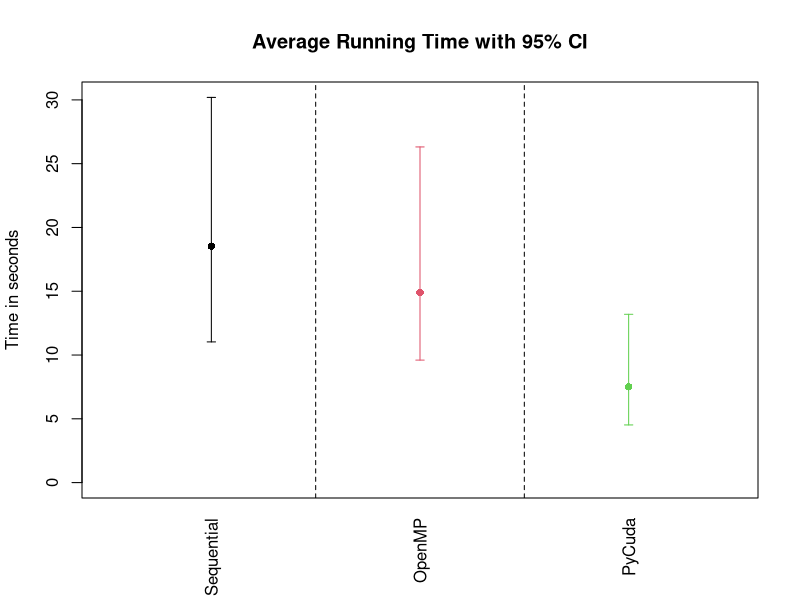
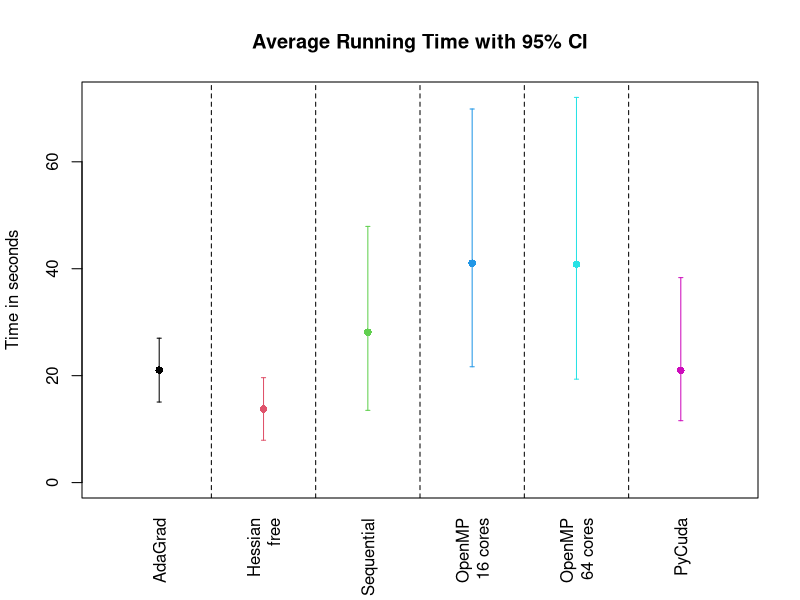

Reproduce these figures in R, in order.
plotTimes = function(data, labels){
  plot(data[1,], pch = 16, col = 1:ncol(data), ylim = c(0, max(data)), 
       xaxt = "n", xlab = "", ylab = "Time in seconds", xlim = c(0.5,ncol(data)+.5), 
       main = "Average Running Time with 95% CI" )
  axis(side = 1, at = 1:ncol(data), labels = labels, tick = F, las = 2)
  for (i in 1:ncol(data)){
    if (i < ncol(data)){abline(v = i+.5, lty = 2)}
    segments(i,data[2,i],i,data[3,i], col = i)
    segments(i-.02,data[2:3,i],i+.02,data[2:3,i], col = i)
  }
}

# Exercise 2 (Adam?)
seq = c(18.5330983472,11.0279892445, 30.1942003429)
openMP = c(14.9100168781, 9.60147128105, 26.312218219)
pycuda = c(7.50733185935, 4.52090799212, 13.1926374018)
data = cbind(seq, openMP, pycuda)

png("images/adam_time.png")
plotTimes(data, labels = c("Sequential", "OpenMP", "PyCuda"))
dev.off()

# Exercise 4 (Hessian-Free)
adagrad = c(22.11327004, 20.99232507, 20.67294908, 21.50551796, 20.75233102,
22.05125189, 21.38181114, 23.677526, 22.23660803, 22.30888796,
14.05756593, 18.08011985, 19.73524594, 22.54485297, 17.04361391,
22.02792001, 22.47860503, 20.608922, 21.00822711, 23.78029704,
21.42607212, 21.29130912, 20.53942299, 21.21694303, 22.57947993,
21.95840693, 24.32899284, 22.9603219,  22.87017012, 21.20456409,
21.90778995, 21.08343601, 21.50300503, 21.53422499, 13.81168413,
22.60522199, 19.88480997, 7.45160484, 19.97562003, 20.16937613,
20.27532506, 22.59281611, 16.26733088, 16.46365118, 16.29503918,
23.00759101, 26.50316787, 22.54556799, 22.93052983, 24.2192111, 20.99614,
23.31750512, 21.214499, 21.41280198, 21.38578701, 10.68650699,
22.892905, 20.91852498, 21.82952499, 23.821877, 23.5960412,
18.76557589, 21.46441102, 21.42458797, 21.77034688, 17.06581402,
22.19701409, 24.07997298, 26.86816216, 23.07671595, 22.20187902,
23.25679016, 23.27407503, 23.405653, 22.63115716, 23.38570499,
14.93108296, 21.98823094, 15.65240216, 23.34415507, 22.76237607,
14.55085206, 21.06373596, 23.20424914, 25.40794516, 19.02210116,
20.89142084, 22.88376904, 23.03055191, 22.05191588, 22.41539788,
21.63741899, 18.83792615, 21.52511191, 14.34979415, 21.65945911,
21.15891695, 21.192698, 21.48585892, 21.53771591)
hessian = c(12.0897491,  15.61970711, 16.73269105, 19.51019096, 12.57617712
            , 14.30676794, 19.97101283, 12.46764612, 14.41777802, 20.47156787
            , 15.16088295, 16.49967599, 12.83834004, 16.83595586, 12.79600692
            , 14.84608483, 12.43463302, 24.49118304, 11.70132303, 11.72675514
            , 11.18041396, 13.03090405, 12.49246407, 11.98750997, 14.23958588
            , 12.627985, 13.04756689, 12.02765989, 14.80588412, 12.95769,  12.39289188
            , 13.09264302, 13.43699598, 14.73765588, 11.33010721, 14.18877387
            , 12.63954496, 14.23659706, 11.44752288, 12.1742332,  13.72819901
            , 12.45664597, 17.12006998, 13.27799797, 12.5478251,  12.19316697
            , 14.44936299, 13.38547301, 16.3413589,  13.98735404, 11.17660403
            , 12.23527002, 12.9973259,  11.66814017, 13.17126703, 21.08877897
            , 13.34077692, 12.88290191, 18.08759594, 13.1812551,  10.22021389
            , 12.41685104, 11.50975013, 14.88097692, 12.4733901,  11.89593887
            , 14.9053781,  24.47285509, 13.98910499, 12.035923, 11.21567106
            , 13.971596, 14.24634814, 10.08802986, 11.74070501, 13.17543507
            , 11.14087105, 11.11139202, 11.76184797, 10.25734997, 13.70303202
            , 10.20409799, 11.68141794, 10.63993907, 12.52129793, 10.40049887
            , 14.13986397, 12.14019012, 13.81961083, 14.84065795, 21.051018
            , 12.96687102, 15.11099696, 24.83531904, 10.28632212, 11.60003114
            , 16.04657006, 11.84397697, 12.37280583, 14.63371396)

adagrad = c(mean(adagrad), mean(adagrad)+sd(adagrad)*qnorm(c(0.025,0.975)))
hessian = c(mean(hessian), mean(hessian)+sd(hessian)*qnorm(c(0.025,0.975)))
seq = c(28.1367368197, 13.5122228265, 47.9142556608)
openMP16 = c(41.0403354907, 21.6629123032, 69.8737324953)
openMP64 = c(40.8446625209, 19.3463171542, 72.0430283785)
cuda = c(21.002744205, 11.5748599172, 38.3353739738)
ex2 = cbind(adagrad, hessian, seq, openMP16, openMP64, cuda)

png("images/experiment4_times.png")
plotTimes(ex2, c("AdaGrad", "Hessian\nfree", "Sequential", "OpenMP\n16 cores", "OpenMP\n64 cores", "PyCuda"))
dev.off()
